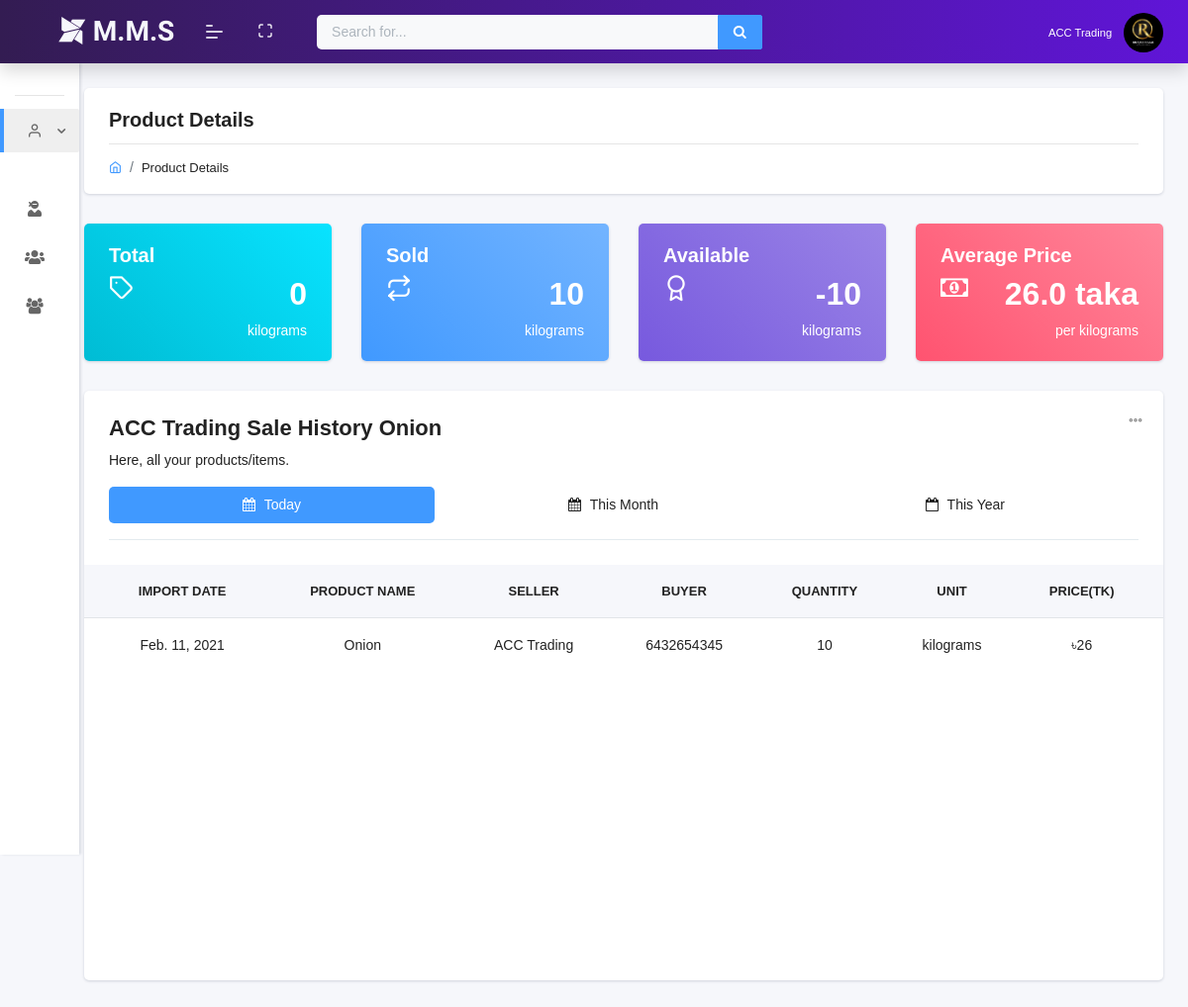
/sales-record/1/today (signed in), run on an earlier commit of the app's database.
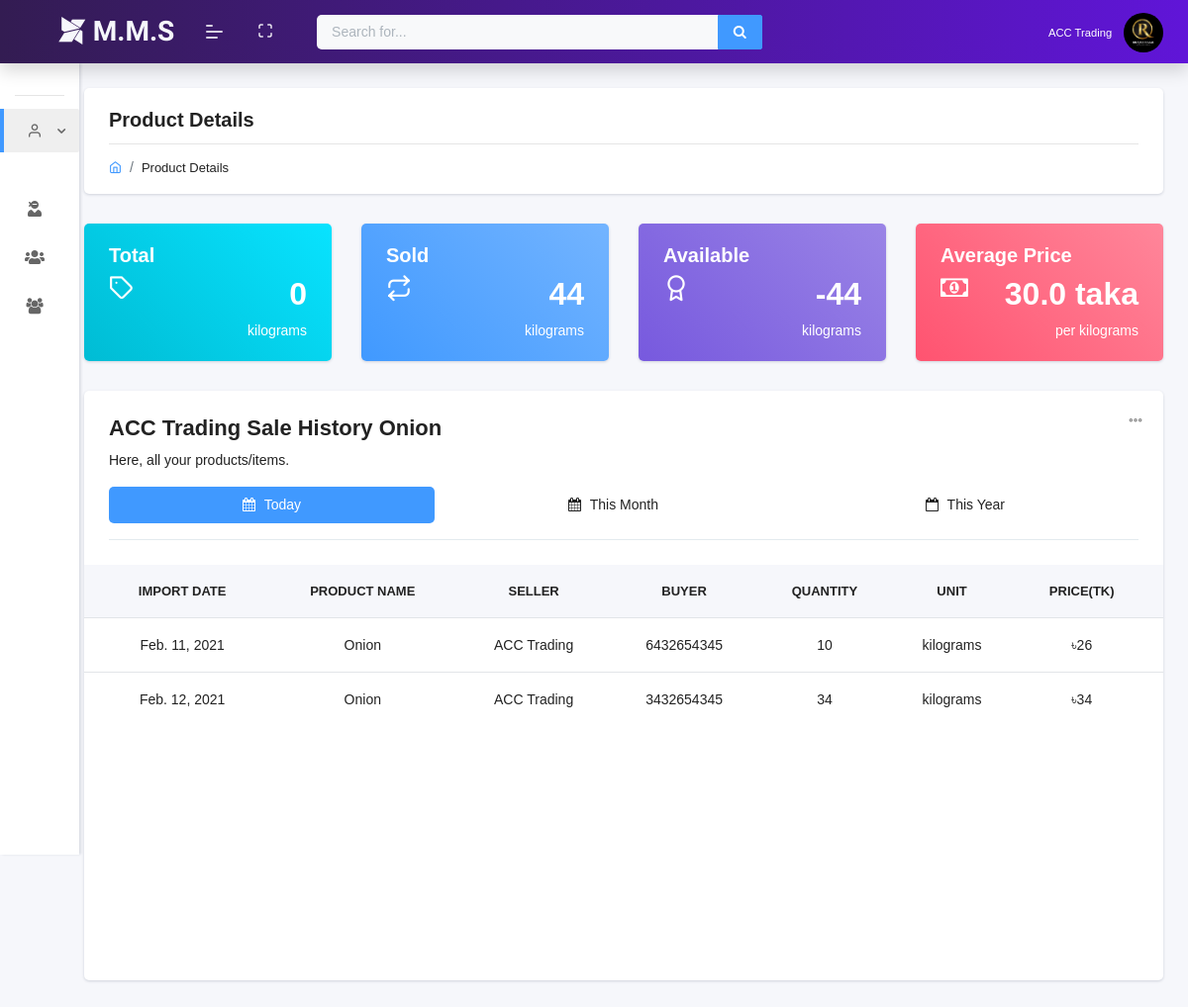
And on a later commit of the database.
### lenden/models.py (models this page shows, shortened)
class SellProduct(models.Model):
    seller = models.ForeignKey(User, on_delete=models.CASCADE)
    buyer = models.CharField(max_length=30)
    product = models.ForeignKey(Product, on_delete=models.CASCADE)
    quantity = models.PositiveIntegerField(error_messages={
        'required': "Quantity must be provided"})
    unit = models.CharField(choices=UNIT, max_length=20)
    price = models.PositiveIntegerField()
    pending = models.BooleanField(default=True, null=True)
    sell_date = models.DateField()
    created_at = models.DateField(auto_now_add=True)

class Product(models.Model):
    name = models.CharField(max_length=50)
    icon = models.ImageField(default='product.png', upload_to='product_images')

### accounts/models.py (models this page shows, shortened)
class User(AbstractUser):
    username = models.CharField(unique=True, max_length=50, error_messages={
        'unique': "A user with that name already exists.",
    })
    email = models.EmailField(unique=True, blank=False, error_messages={
        'unique': "A user with that email already exists."})
    trade_license_no = models.PositiveBigIntegerField(unique=True, null=True, blank=False,
                                                      error_messages={'unique': "A user with that trade license is already exists.",
                                                                      })
    role = models.CharField(choices=ROLE, max_length=15, error_messages={
        'required': "Role must be provided"
    })
    signed_up = models.DateField(default=date.today)
    USERNAME_FIELD = "email"
    REQUIRED_FIELDS = ['username', ]
    objects = UserManager()

### lenden/views.py (the view, shortened to what this page needs)
# urls.py: path('sales-record/<int:pro_id>/<str:time>', SalesRecordView.as_view(),
class SalesRecordView(ListView):
    model = SellProduct
    template_name = 'lenden/sale_product_details.html'
    context_object_name = 'chalans'
    paginate_by = 3
    def get_queryset(self):
        self.id = get_object_or_404(Product, id=self.kwargs['pro_id'])
        return Product.objects.filter(id=self.request.user.id)
    def get_context_data(self, **kwargs):
        context = super().get_context_data(**kwargs)
        if not self.request.user.role == '':
            my_sales_for_individual_product = SellProduct.objects.filter(
                seller=self.request.user, product=self.id)
            average_price = SellProduct.objects.filter(
                seller=self.request.user, product=self.id).aggregate(Avg('price'))['price__avg']
            user_product_total_quantity = Chalan.objects.filter(
                owner=self.request.user, product=self.id).exclude(customs_clearance_no=None).aggregate(Sum('quantity'))['quantity__sum']
            user_total_sell_product_quantity = SellProduct.objects.filter(
                seller=self.request.user, product=self.id).aggregate(Sum('quantity'))['quantity__sum']
            if user_total_sell_product_quantity == None:
                user_total_sell_product_quantity = 0
            if user_product_total_quantity == None:
                user_product_total_quantity = 0
            if SellProduct.objects.filter(seller=self.request.user, product=self.id).exists():
                unit_for_chalan = SellProduct.objects.filter(
                    seller=self.request.user, product=self.id).values('unit').first()['unit']
                context['unit'] = unit_for_chalan
            else:
                context['message'] = "NO SELL IS RECORDED FOR THIS PRODUCT"
            context['product_name'] = Product.objects.filter(
                id=self.kwargs['pro_id']).values('name').first()['name']
            context['total'] = user_product_total_quantity
            context['sold'] = user_total_sell_product_quantity
            context['available'] = (
                user_product_total_quantity - user_total_sell_product_quantity)
            context['average'] = average_price
            context['sales'] = my_sales_for_individual_product
        return context

### templates/lenden/sale_product_details.html (shortened to what this page needs)
{% extends "layouts/base.html" %} {% load static %}
{% block content %}
{% include 'includes/product/breadcrumb.html' %}
<div class="row">{% include 'includes/product/card.html' %}</div>
<div id="product_table" class="row">
  {% include 'includes/product/sale_product_table.html' %}
</div>
{% endblock content %}

### templates/includes/product/sale_product_table.html (shortened to what this page needs)
{% load humanize %}
<div class="col-12">
    <div class="card table-card">
        <div class="card-header">
            <h4><b>{{ request.user.username }}</b> Sale History {{ product_name }}</h4>
            <span class="d-block m-t-5">Here, all your products/items.</span></h5>
            <div class="card-header-right">
                <div class="btn-group card-option">
                    <button type="button" class="btn dropdown-toggle" data-toggle="dropdown" aria-haspopup="true" aria-expanded="false">
                <i class="feather icon-more-horizontal"></i>
                </button>
                </div>
            </div>
            <ul class="nav nav-pills nav-fill mt-3 border-bottom pb-3" id="pills-tab" role="tablist">
                <li class="nav-item">
                    <a class="nav-link" id="pills-today-tab" href="/sales-record/{{pro.id}}/{{ 'today' }}" role="tab" aria-controls="pills-today" aria-selected="true"><i class="fa fa-calendar m-r-5"></i> Today </a>
                </li>
                <li class="nav-item">
                    <a class="nav-link" id="pills-this-month-tab" href="/sales-record/{{pro.id}}/{{ 'month' }}" aria-selected="true"><i class="fa fa-calendar m-r-5"></i> This Month</a>
                </li>
                <li class="nav-item">
                    <a class="nav-link" id="pills-this-year-tab" href="/sales-record/{{pro.id}}/{{ 'year' }}" aria-selected="false "><i class="fa fa-calendar-o m-r-5 "></i> This Year</a>
            </li>
            </ul>
        </div>
        <div class="card-body p-0">
            <div class="tab-content" id="pills-tabContent">
            <div
                class="tab-pane fade"
                id="pills-this-year"
                role="tabpanel"
                aria-labelledby="pills-this-year-tab"
            >
                <div class="table-responsive">
                <div
                    class="customer-scroll1 ps"
                    style="height: 420px; position: relative"
                >
                    <table class="table table-hover m-b-0 text-center">
                    <thead>
                    <tr>
                       <th>Import Date</th>
                    <th>Product Name</th>
                    <th>Seller</th>
                    <th>Buyer</th>
                    <th>Quantity</th>
                    <th>Unit</th>
                    <th>Price(TK)</th>
                    </tr>
                    </thead>
                    <tbody>
                    {% for object in sales %}
                    <tr>
                    <td>{{object.sell_date}}</td>
                    <td>{{object.product.name}}</td>
                    <td>{{object.seller.username}}</td>
                    <td>{{object.buyer}}</td>
                    <td>{{object.quantity}}</td>
                    <td>{{object.unit}}</td>
                    <td>৳{{object.price|intcomma}}</td>
                    </tr>
                    {% endfor %}
                </tbody>
                    </table>
                </div>
                </div>
            </div>
            </div>
        </div>
    </div>
</div>

What changed in the data, as far as the page shows it:
added SellProduct: sell_date "Feb. 12, 2021", product.name "Onion", seller.username "ACC Trading", buyer "3432654345", quantity "34", unit "kilograms", price "34"
Also different on the page:
{{ sold|intcomma }}: "10" → "44"
{{ available|intcomma }}: "-10" → "-44"
{{ average|intcomma }}: "26.0" → "30.0"
